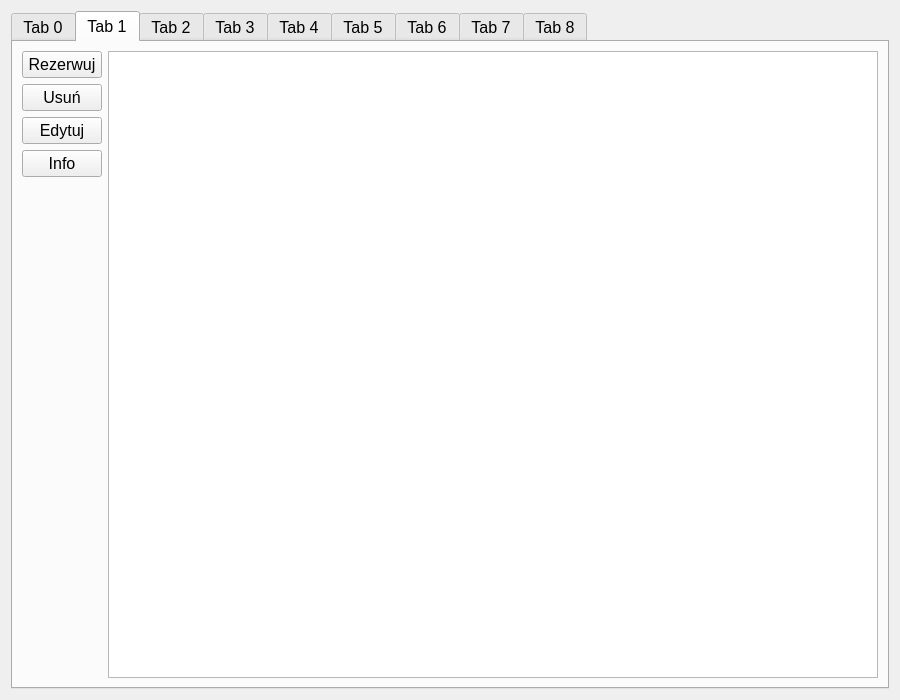
<?xml version="1.0" encoding="UTF-8"?>
<ui version="4.0">
 <class>Form</class>
 <widget class="QWidget" name="Form">
  <property name="geometry">
   <rect>
    <x>0</x>
    <y>0</y>
    <width>900</width>
    <height>700</height>
   </rect>
  </property>
  <property name="sizePolicy">
   <sizepolicy hsizetype="Minimum" vsizetype="Minimum">
    <horstretch>0</horstretch>
    <verstretch>0</verstretch>
   </sizepolicy>
  </property>
  <property name="windowTitle">
   <string>Form</string>
  </property>
  <layout class="QHBoxLayout" name="horizontalLayout_3">
   <item>
    <widget class="QTabWidget" name="tabWidget">
     <property name="font">
      <font>
       <pointsize>12</pointsize>
      </font>
     </property>
     <property name="currentIndex">
      <number>1</number>
     </property>
     <widget class="QWidget" name="tab_0">
      <attribute name="title">
       <string>Tab 0</string>
      </attribute>
      <layout class="QHBoxLayout" name="horizontalLayout_4">
       <item>
        <layout class="QVBoxLayout" name="verticalLayout_0">
         <item>
          <widget class="QPushButton" name="pushButton_dodaj_0">
           <property name="font">
            <font>
             <pointsize>12</pointsize>
            </font>
           </property>
           <property name="text">
            <string>Dodaj</string>
           </property>
          </widget>
         </item>
         <item>
          <widget class="QPushButton" name="pushButton_usun_0">
           <property name="font">
            <font>
             <pointsize>12</pointsize>
            </font>
           </property>
           <property name="text">
            <string>Usuń</string>
           </property>
          </widget>
         </item>
         <item>
          <widget class="QPushButton" name="pushButton_edytuj_0">
           <property name="font">
            <font>
             <pointsize>12</pointsize>
            </font>
           </property>
           <property name="text">
            <string>Edytuj</string>
           </property>
          </widget>
         </item>
         <item>
          <widget class="QPushButton" name="pushButton_info_0">
           <property name="font">
            <font>
             <pointsize>12</pointsize>
            </font>
           </property>
           <property name="text">
            <string>Info</string>
           </property>
          </widget>
         </item>
         <item>
          <spacer name="verticalSpacer_0">
           <property name="orientation">
            <enum>Qt::Vertical</enum>
           </property>
           <property name="sizeHint" stdset="0">
            <size>
             <width>20</width>
             <height>40</height>
            </size>
           </property>
          </spacer>
         </item>
        </layout>
       </item>
       <item>
        <widget class="QTableWidget" name="tableWidget_0"/>
       </item>
      </layout>
     </widget>
     <widget class="QWidget" name="tab_1">
      <attribute name="title">
       <string>Tab 1</string>
      </attribute>
      <layout class="QHBoxLayout" name="horizontalLayout">
       <item>
        <layout class="QVBoxLayout" name="verticalLayout_1">
         <item>
          <widget class="QPushButton" name="pushButton_dodaj_1">
           <property name="font">
            <font>
             <pointsize>12</pointsize>
            </font>
           </property>
           <property name="text">
            <string>Rezerwuj</string>
           </property>
          </widget>
         </item>
         <item>
          <widget class="QPushButton" name="pushButton_usun_1">
           <property name="font">
            <font>
             <pointsize>12</pointsize>
            </font>
           </property>
           <property name="text">
            <string>Usuń</string>
           </property>
          </widget>
         </item>
         <item>
          <widget class="QPushButton" name="pushButton_edytuj_1">
           <property name="font">
            <font>
             <pointsize>12</pointsize>
            </font>
           </property>
           <property name="text">
            <string>Edytuj</string>
           </property>
          </widget>
         </item>
         <item>
          <widget class="QPushButton" name="pushButton_info_1">
           <property name="font">
            <font>
             <pointsize>12</pointsize>
            </font>
           </property>
           <property name="text">
            <string>Info</string>
           </property>
          </widget>
         </item>
         <item>
          <spacer name="verticalSpacer_1">
           <property name="orientation">
            <enum>Qt::Vertical</enum>
           </property>
           <property name="sizeHint" stdset="0">
            <size>
             <width>20</width>
             <height>40</height>
            </size>
           </property>
          </spacer>
         </item>
        </layout>
       </item>
       <item>
        <widget class="QTableWidget" name="tableWidget_1"/>
       </item>
      </layout>
     </widget>
     <widget class="QWidget" name="tab_2">
      <attribute name="title">
       <string>Tab 2</string>
      </attribute>
      <layout class="QHBoxLayout" name="horizontalLayout_2">
       <item>
        <layout class="QVBoxLayout" name="verticalLayout_2">
         <item>
          <widget class="QPushButton" name="pushButton_dodaj_2">
           <property name="font">
            <font>
             <pointsize>12</pointsize>
            </font>
           </property>
           <property name="text">
            <string>Dodaj</string>
           </property>
          </widget>
         </item>
         <item>
          <widget class="QPushButton" name="pushButton_usun_2">
           <property name="font">
            <font>
             <pointsize>12</pointsize>
            </font>
           </property>
           <property name="text">
            <string>Usuń</string>
           </property>
          </widget>
         </item>
         <item>
          <widget class="QPushButton" name="pushButton_edytuj_2">
           <property name="font">
            <font>
             <pointsize>12</pointsize>
            </font>
           </property>
           <property name="text">
            <string>Edytuj</string>
           </property>
          </widget>
         </item>
         <item>
          <widget class="QPushButton" name="pushButton_info_2">
           <property name="font">
            <font>
             <pointsize>12</pointsize>
            </font>
           </property>
           <property name="text">
            <string>Info</string>
           </property>
          </widget>
         </item>
         <item>
          <spacer name="verticalSpacer_2">
           <property name="orientation">
            <enum>Qt::Vertical</enum>
           </property>
           <property name="sizeHint" stdset="0">
            <size>
             <width>20</width>
             <height>40</height>
            </size>
           </property>
          </spacer>
         </item>
        </layout>
       </item>
       <item>
        <widget class="QTableWidget" name="tableWidget_2"/>
       </item>
      </layout>
     </widget>
     <widget class="QWidget" name="tab_3">
      <attribute name="title">
       <string>Tab 3</string>
      </attribute>
      <layout class="QHBoxLayout" name="horizontalLayout_5">
       <item>
        <layout class="QVBoxLayout" name="verticalLayout_3">
         <item>
          <widget class="QPushButton" name="pushButton_dodaj_3">
           <property name="font">
            <font>
             <pointsize>12</pointsize>
            </font>
           </property>
           <property name="text">
            <string>Dodaj</string>
           </property>
          </widget>
         </item>
         <item>
          <widget class="QPushButton" name="pushButton_usun_3">
           <property name="font">
            <font>
             <pointsize>12</pointsize>
            </font>
           </property>
           <property name="text">
            <string>Usuń</string>
           </property>
          </widget>
         </item>
         <item>
          <widget class="QPushButton" name="pushButton_edytuj_3">
           <property name="font">
            <font>
             <pointsize>12</pointsize>
            </font>
           </property>
           <property name="text">
            <string>Edytuj</string>
           </property>
          </widget>
         </item>
         <item>
          <widget class="QPushButton" name="pushButton_info_3">
           <property name="font">
            <font>
             <pointsize>12</pointsize>
            </font>
           </property>
           <property name="text">
            <string>Info</string>
           </property>
          </widget>
         </item>
         <item>
          <spacer name="verticalSpacer_3">
           <property name="orientation">
            <enum>Qt::Vertical</enum>
           </property>
           <property name="sizeHint" stdset="0">
            <size>
             <width>20</width>
             <height>40</height>
            </size>
           </property>
          </spacer>
         </item>
        </layout>
       </item>
       <item>
        <widget class="QTableWidget" name="tableWidget_3"/>
       </item>
      </layout>
     </widget>
     <widget class="QWidget" name="tab_4">
      <attribute name="title">
       <string>Tab 4</string>
      </attribute>
      <layout class="QHBoxLayout" name="horizontalLayout_6">
       <item>
        <layout class="QVBoxLayout" name="verticalLayout_4">
         <item>
          <widget class="QPushButton" name="pushButton_dodaj_4">
           <property name="font">
            <font>
             <pointsize>12</pointsize>
            </font>
           </property>
           <property name="text">
            <string>Dodaj</string>
           </property>
          </widget>
         </item>
         <item>
          <widget class="QPushButton" name="pushButton_usun_4">
           <property name="font">
            <font>
             <pointsize>12</pointsize>
            </font>
           </property>
           <property name="text">
            <string>Usuń</string>
           </property>
          </widget>
         </item>
         <item>
          <widget class="QPushButton" name="pushButton_edytuj_4">
           <property name="font">
            <font>
             <pointsize>12</pointsize>
            </font>
           </property>
           <property name="text">
            <string>Edytuj</string>
           </property>
          </widget>
         </item>
         <item>
          <widget class="QPushButton" name="pushButton_info_4">
           <property name="font">
            <font>
             <pointsize>12</pointsize>
            </font>
           </property>
           <property name="text">
            <string>Info</string>
           </property>
          </widget>
         </item>
         <item>
          <spacer name="verticalSpacer_4">
           <property name="orientation">
            <enum>Qt::Vertical</enum>
           </property>
           <property name="sizeHint" stdset="0">
            <size>
             <width>20</width>
             <height>40</height>
            </size>
           </property>
          </spacer>
         </item>
        </layout>
       </item>
       <item>
        <widget class="QTableWidget" name="tableWidget_4"/>
       </item>
      </layout>
     </widget>
     <widget class="QWidget" name="tab_5">
      <attribute name="title">
       <string>Tab 5</string>
      </attribute>
      <layout class="QHBoxLayout" name="horizontalLayout_7">
       <item>
        <layout class="QVBoxLayout" name="verticalLayout_5">
         <item>
          <widget class="QPushButton" name="pushButton_dodaj_5">
           <property name="font">
            <font>
             <pointsize>12</pointsize>
            </font>
           </property>
           <property name="text">
            <string>Dodaj</string>
           </property>
          </widget>
         </item>
         <item>
          <widget class="QPushButton" name="pushButton_usun_5">
           <property name="font">
            <font>
             <pointsize>12</pointsize>
            </font>
           </property>
           <property name="text">
            <string>Usuń</string>
           </property>
          </widget>
         </item>
         <item>
          <widget class="QPushButton" name="pushButton_edytuj_5">
           <property name="font">
            <font>
             <pointsize>12</pointsize>
            </font>
           </property>
           <property name="text">
            <string>Edytuj</string>
           </property>
          </widget>
         </item>
         <item>
          <widget class="QPushButton" name="pushButton_info_5">
           <property name="font">
            <font>
             <pointsize>12</pointsize>
            </font>
           </property>
           <property name="text">
            <string>Info</string>
           </property>
          </widget>
         </item>
         <item>
          <spacer name="verticalSpacer_5">
           <property name="orientation">
            <enum>Qt::Vertical</enum>
           </property>
           <property name="sizeHint" stdset="0">
            <size>
             <width>20</width>
             <height>40</height>
            </size>
           </property>
          </spacer>
         </item>
        </layout>
       </item>
       <item>
        <widget class="QTableWidget" name="tableWidget_5"/>
       </item>
      </layout>
     </widget>
     <widget class="QWidget" name="tab_6">
      <attribute name="title">
       <string>Tab 6</string>
      </attribute>
      <layout class="QHBoxLayout" name="horizontalLayout_6">
       <item>
        <layout class="QVBoxLayout" name="verticalLayout_6">
         <item>
          <widget class="QPushButton" name="pushButton_dodaj_6">
           <property name="font">
            <font>
             <pointsize>12</pointsize>
            </font>
           </property>
           <property name="text">
            <string>Dodaj</string>
           </property>
          </widget>
         </item>
         <item>
          <widget class="QPushButton" name="pushButton_usun_6">
           <property name="font">
            <font>
             <pointsize>12</pointsize>
            </font>
           </property>
           <property name="text">
            <string>Usuń</string>
           </property>
          </widget>
         </item>
         <item>
          <widget class="QPushButton" name="pushButton_edytuj_6">
           <property name="font">
            <font>
             <pointsize>12</pointsize>
            </font>
           </property>
           <property name="text">
            <string>Edytuj</string>
           </property>
          </widget>
         </item>
         <item>
          <widget class="QPushButton" name="pushButton_info_6">
           <property name="font">
            <font>
             <pointsize>12</pointsize>
            </font>
           </property>
           <property name="text">
            <string>Info</string>
           </property>
          </widget>
         </item>
         <item>
          <spacer name="verticalSpacer_6">
           <property name="orientation">
            <enum>Qt::Vertical</enum>
           </property>
           <property name="sizeHint" stdset="0">
            <size>
             <width>20</width>
             <height>40</height>
            </size>
           </property>
          </spacer>
         </item>
        </layout>
       </item>
       <item>
        <widget class="QTableWidget" name="tableWidget_6"/>
       </item>
      </layout>
     </widget>
     <widget class="QWidget" name="tab_7">
      <attribute name="title">
       <string>Tab 7</string>
      </attribute>
      <layout class="QHBoxLayout" name="horizontalLayout_7">
       <item>
        <layout class="QVBoxLayout" name="verticalLayout_7">
         <item>
          <widget class="QPushButton" name="pushButton_dodaj_7">
           <property name="font">
            <font>
             <pointsize>12</pointsize>
            </font>
           </property>
           <property name="text">
            <string>Dodaj</string>
           </property>
          </widget>
         </item>
         <item>
          <widget class="QPushButton" name="pushButton_usun_7">
           <property name="font">
            <font>
             <pointsize>12</pointsize>
            </font>
           </property>
           <property name="text">
            <string>Usuń</string>
           </property>
          </widget>
         </item>
         <item>
          <widget class="QPushButton" name="pushButton_edytuj_7">
           <property name="font">
            <font>
             <pointsize>12</pointsize>
            </font>
           </property>
           <property name="text">
            <string>Edytuj</string>
           </property>
          </widget>
         </item>
         <item>
          <widget class="QPushButton" name="pushButton_info_7">
           <property name="font">
            <font>
             <pointsize>12</pointsize>
            </font>
           </property>
           <property name="text">
            <string>Info</string>
           </property>
          </widget>
         </item>
         <item>
          <spacer name="verticalSpacer_7">
           <property name="orientation">
            <enum>Qt::Vertical</enum>
           </property>
           <property name="sizeHint" stdset="0">
            <size>
             <width>20</width>
             <height>40</height>
            </size>
           </property>
          </spacer>
         </item>
        </layout>
       </item>
       <item>
        <widget class="QTableWidget" name="tableWidget_7"/>
       </item>
      </layout>
     </widget>
     <widget class="QWidget" name="tab_8">
      <attribute name="title">
       <string>Tab 8</string>
      </attribute>
      <layout class="QHBoxLayout" name="horizontalLayout_8">
       <item>
        <layout class="QVBoxLayout" name="verticalLayout_8">
         <item>
          <widget class="QPushButton" name="pushButton_dodaj_8">
           <property name="font">
            <font>
             <pointsize>12</pointsize>
            </font>
           </property>
           <property name="text">
            <string>Dodaj</string>
           </property>
          </widget>
         </item>
         <item>
          <widget class="QPushButton" name="pushButton_usun_8">
           <property name="font">
            <font>
             <pointsize>12</pointsize>
            </font>
           </property>
           <property name="text">
            <string>Usuń</string>
           </property>
          </widget>
         </item>
         <item>
          <widget class="QPushButton" name="pushButton_edytuj_8">
           <property name="font">
            <font>
             <pointsize>12</pointsize>
            </font>
           </property>
           <property name="text">
            <string>Edytuj</string>
           </property>
          </widget>
         </item>
         <item>
          <widget class="QPushButton" name="pushButton_info_8">
           <property name="font">
            <font>
             <pointsize>12</pointsize>
            </font>
           </property>
           <property name="text">
            <string>Info</string>
           </property>
          </widget>
         </item>
         <item>
          <spacer name="verticalSpacer_8">
           <property name="orientation">
            <enum>Qt::Vertical</enum>
           </property>
           <property name="sizeHint" stdset="0">
            <size>
             <width>20</width>
             <height>40</height>
            </size>
           </property>
          </spacer>
         </item>
        </layout>
       </item>
       <item>
        <widget class="QTableWidget" name="tableWidget_8"/>
       </item>
      </layout>
     </widget>
    </widget>
   </item>
  </layout>
 </widget>
 <resources/>
 <connections/>
</ui>
